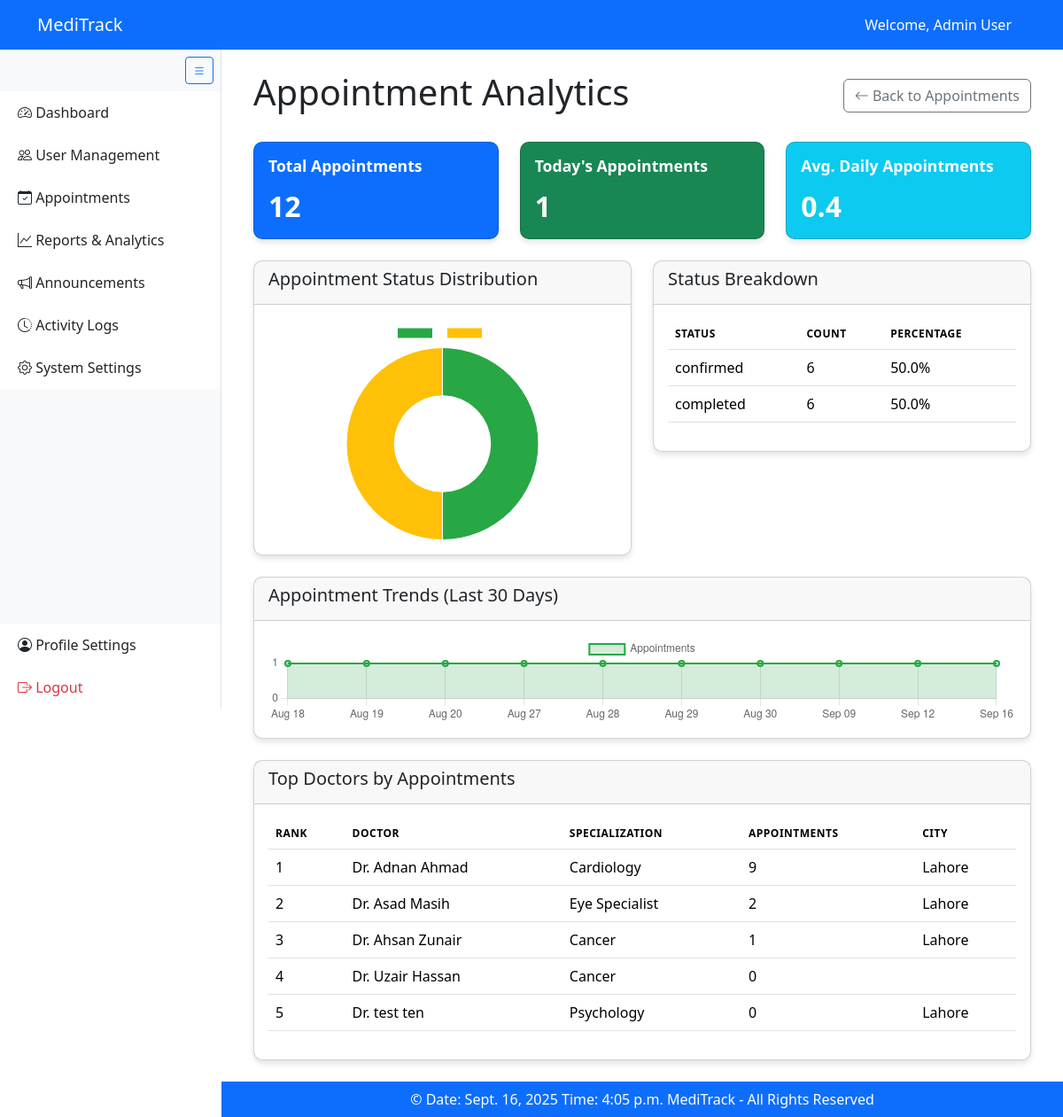
Page /appointment_analytics/ (signed in) on the committed database.
### MediTrackApp/models.py (models this page shows, shortened)
class User(AbstractUser):
    ROLE_CHOICES = [
        ("admin", "Admin"),
        ("patient", "Patient"),
        ("doctor", "Doctor"),
    ]
    GENDER_CHOICES = [
        ("M", "Male"),
        ("F", "Female"),
        ("O", "Other"),
    ]
    phone_number = PhoneNumberField(region="PK", blank=True)
    gender = models.CharField(max_length=10, choices=GENDER_CHOICES, blank=True)
    date_of_birth = models.DateField(null=True, blank=True)
    profile_pic = models.ImageField(upload_to="profile_pics/", validators=[validate_file_extension], blank=True, null=True)
    role = models.CharField(max_length=50, choices=ROLE_CHOICES, default="patient")
    is_active = models.BooleanField(default=True)

class DoctorProfile(models.Model):
    user = models.OneToOneField(User, related_name="doctor_profile", on_delete=models.CASCADE)
    specialization = models.CharField(max_length=100, blank=True)
    qualifications = models.TextField(blank=True)
    hospital = models.CharField(max_length=100, blank=True)
    city = models.CharField(max_length=100, blank=True)
    license_number = models.CharField(max_length=50, unique=True, blank=True, null=True)
    consultation_fee = models.PositiveIntegerField(default=2000)
    available_days = models.JSONField(default=list, blank=True)
    available_time_slots = models.JSONField(default=list, blank=True)
    class Meta:
        indexes = [
            models.Index(fields=["specialization"]),
            models.Index(fields=["city"]),
        ]

### MediTrackApp/decorators.py (the view)
        def wrapper(request, *args, **kwargs):
            if not request.user.is_authenticated:
                return redirect('login')
            if request.user.role not in allowed_roles:
                raise PermissionDenied
            return view_func(request, *args, **kwargs)

### MediTrackApp/templates/admin/appointment_analytics.html (shortened to what this page needs)
{% extends 'base.html' %}
{% load static %}
{% block extra_css %}
<link rel="stylesheet" href="{% static 'css/admin/appoinment_analytics.css' %}">
{% endblock %}
{% block content %}
<div class="container-fluid">
    <div class="d-flex justify-content-between align-items-center mb-4">
        <h1>Appointment Analytics</h1>
        <a href="{% url 'appointment_management' %}" class="btn btn-outline-secondary">
            <i class="bi bi-arrow-left"></i> Back to Appointments
        </a>
    </div>
    <div class="row mb-4">
        <div class="col-md-4">
            <div class="card text-white bg-primary">
                <div class="card-body">
                    <h5 class="card-title">Total Appointments</h5>
                    <h2 class="card-text">{{ total_appointments }}</h2>
                </div>
            </div>
        </div>
        <div class="col-md-4">
            <div class="card text-white bg-success">
                <div class="card-body">
                    <h5 class="card-title">Today's Appointments</h5>
                    <h2 class="card-text">{{ today_appointments }}</h2>
                </div>
            </div>
        </div>
        <div class="col-md-4">
            <div class="card text-white bg-info">
                <div class="card-body">
                    <h5 class="card-title">Avg. Daily Appointments</h5>
                    <h2 class="card-text">{{ avg_daily }}</h2>
                </div>
            </div>
        </div>
    </div>
    <div class="row mb-4">
        <div class="col-md-6">
            <div class="card">
                <div class="card-header">
                    <h5>Appointment Status Distribution</h5>
                </div>
                <div class="card-body">
                    <canvas id="statusChart" height="250"></canvas>
                </div>
            </div>
        </div>
        <div class="col-md-6">
            <div class="card">
                <div class="card-header">
                    <h5>Status Breakdown</h5>
                </div>
                <div class="card-body">
                    <div class="table-responsive">
                        <table class="table">
                            <thead>
                                <tr>
                                    <th>Status</th>
                                    <th>Count</th>
                                    <th>Percentage</th>
                                </tr>
                            </thead>
                            <tbody>
                                {% for status in status_counts %}
                                <tr>
                                    <td>{{ status.status|default:"Status Not found" }}</td>
                                    <td>{{ status.count }}</td>
                                    <td>{{ status.percentage }}%</td>
                                </tr>
                                {% endfor %}
                            </tbody>
                        </table>
                    </div>
                </div>
            </div>
        </div>
    </div>
    <div class="row mb-4">
        <div class="col-md-12">
            <div class="card">
                <div class="card-header">
                    <h5>Appointment Trends (Last 30 Days)</h5>
                </div>
                <div class="card-body">
                    <canvas id="trendsChart" height="100"></canvas>
                </div>
            </div>
        </div>
    </div>
    <div class="row">
        <div class="col-md-12">
            <div class="card">
                <div class="card-header">
                    <h5>Top Doctors by Appointments</h5>
                </div>
                <div class="card-body">
                    <div class="table-responsive">
                        <table class="table table-hover">
                            <thead>
                                <tr>
                                    <th>Rank</th>
                                    <th>Doctor</th>
                                    <th>Specialization</th>
                                    <th>Appointments</th>
                                    <th>City</th>
                                </tr>
                            </thead>
                            <tbody>
                                {% for doctor in top_doctors %}
                                <tr>
                                    <td>{{ forloop.counter }}</td>
                                    <td>Dr. {{ doctor.user.get_full_name }}</td>
                                    <td>{{ doctor.specialization }}</td>
                                    <td>{{ doctor.appointment_count }}</td>
                                    <td>{{ doctor.city }}</td>
                                </tr>
                                {% endfor %}
                            </tbody>
                        </table>
                    </div>
                </div>
            </div>
        </div>
    </div>
</div>
<script>
// Status Distribution Chart
const statusCtx = document.getElementById('statusChart').getContext('2d');
const statusChart = new Chart(statusCtx, {
    type: 'doughnut',
    data: {
        labels: [
            {% for status in status_counts %}
                '{{ status.get_status_display }}',
            {% endfor %}
        ],
        datasets: [{
            data: [
                {% for status in status_counts %}
                    {{ status.count }},
                {% endfor %}
            ],
            backgroundColor: [
                '#28a745', // Confirmed - green
                '#ffc107', // Pending - yellow
                '#dc3545', // Cancelled - red
                '#17a2b8', // Completed - teal
            ],
            borderWidth: 1
        }]
    },
    options: {
        responsive: true,
        maintainAspectRatio: false,
    }
});
// Trends Chart
const trendsCtx = document.getElementById('trendsChart').getContext('2d');
const trendsChart = new Chart(trendsCtx, {
    type: 'line',
    data: {
        labels: [
            {% for day in weekly_data %}
                '{{ day.date|date:"M d" }}',
            {% endfor %}
        ],
        datasets: [{
            label: 'Appointments',
            data: [
                {% for day in weekly_data %}
                    {{ day.count }},
                {% endfor %}
            ],
            backgroundColor: 'rgba(40, 167, 69, 0.2)',
            borderColor: 'rgba(40, 167, 69, 1)',
            borderWidth: 2,
            tension: 0.4,
            fill: true
        }]
    },
    options: {
        responsive: true,
        maintainAspectRatio: false,
        scales: {
            y: {
                beginAtZero: true,
                ticks: {
                    stepSize: 1
                }
            }
        }
    }
});
</script>
{% endblock %}

### templates/base.html (shortened to what this page needs)
{% load static %}
<!DOCTYPE html>
<html lang="en">
<head>
    <link href="https://cdn.jsdelivr.net/npm/bootstrap@5.3.3/dist/css/bootstrap.min.css" rel="stylesheet">
    <link href="https://cdn.jsdelivr.net/npm/bootstrap-icons@1.11.3/font/bootstrap-icons.css" rel="stylesheet">
    <link rel="stylesheet" href="{% static 'CSS/base.css' %}">
    {% block extra_css %}{% endblock %}
</head>
<body>
    <nav class="navbar navbar-dark bg-primary fixed-top" id="main-navbar">
        <div class="container">
            <span class="navbar-brand">MediTrack</span>
            <div>
                {% if user.is_authenticated %}
                    <span class="text-white me-3">Welcome, {{ user.get_full_name }}</span>
                {% else %}
                    <a href="{% url 'login' %}" class="btn btn-outline-light btn-lg me-2">Login</a>
                    <a href="{% url 'register' %}" class="btn btn-outline-light btn-lg">Register</a>
                {% endif %}
            </div>
        </div>
    </nav>
 {% if user.is_authenticated %}
    <div id="sidebar" class="bg-light border-end position-fixed d-flex flex-column">
        <div class="p-2 text-end d-none d-lg-block">
            <button id="sidebarToggle" class="btn btn-sm btn-outline-primary">
                <i class="bi bi-list"></i>
            </button>
        </div>
        <div class="list-group list-group-flush flex-grow-1">
            {% if user.role == 'admin' %}
                 {% include 'partials/admin_sidebar.html' %}
                 {% elif user.role == 'doctor' %}
                 {% include 'partials/doctor_sidebar.html' %}
                 {% elif user.role == 'patient' %}
                 {% include 'partials/patient_sidebar.html' %}
            {% endif %}
            <div class="mt-auto">
                <a href="{% url 'edit_profile' %}" class="list-group-item list-group-item-action">
                    <i class="bi bi-person-circle"></i> <span class="link-text">Profile Settings</span>
                </a>
                <a href="{% url 'logout' %}" class="list-group-item list-group-item-action text-danger">
                    <i class="bi bi-box-arrow-right"></i> <span class="link-text">Logout</span>
                </a>
            </div>
        </div>
    </div>
    {% endif %}
    <div id="main-content" class="p-4 {% if not user.is_authenticated %}full-width{% endif %}">
        {% block content %}{% endblock %}
    </div>
    <footer class="bg-primary text-white text-center py-2 {% if not user.is_authenticated %}full-width{% endif %}" id="main-footer">
        &copy; Date: {% now "DATE_FORMAT" %} Time: {% now "TIME_FORMAT" %} MediTrack - All Rights Reserved
    </footer>
</body>
</html>

### static/css/base.css (style rules this page uses)
#sidebar { width: 250px; top: 56px; bottom: 0; height: calc(100vh - 56px); transition: all 0.3s; z-index: 1000; overflow-y: auto; }
#main-content { margin-left: 250px; padding-top: 80px; padding-bottom: 20px; transition: all 0.3s; min-height: calc(100vh - 56px - 40px); }
#main-footer { margin-left: 250px; transition: all 0.3s; }
#sidebar .list-group-item { border: none; padding: 12px 20px; font-weight: 500; white-space: nowrap; }
body { padding-top: 56px; }

### static/css/admin/appoinment_analytics.css (style rules this page uses)
.card { border-radius: 10px; box-shadow: 0 4px 6px rgba(0, 0, 0, 0.1); }
.table th { font-weight: 600; text-transform: uppercase; font-size: 0.75rem; letter-spacing: 0.5px; }
#statusChart, #trendsChart { max-height: 250px; }
.card .card-title { font-size: 1.1rem; font-weight: 600; margin-bottom: 1rem; }
.card .card-text { font-size: 2rem; font-weight: 700; }

### rows in the picture
User: get_full_name "Admin User"
DoctorProfile: user.get_full_name "Adnan Ahmad", specialization "Cardiology", appointment_count "9", city "Lahore"
DoctorProfile: user.get_full_name "Asad Masih", specialization "Eye Specialist", appointment_count "2", city "Lahore"
DoctorProfile: user.get_full_name "Ahsan Zunair", specialization "Cancer", appointment_count "1", city "Lahore"
DoctorProfile: user.get_full_name "Uzair Hassan", specialization "Cancer", appointment_count "0"
DoctorProfile: user.get_full_name "test ten", specialization "Psychology", appointment_count "0", city "Lahore"

### other values in the picture
{{ total_appointments }} "12"
{{ today_appointments }} "1"
{{ avg_daily }} "0.4"
{{ status.status|default:"Status Not found" }} "confirmed" "completed"
{{ status.count }} "6" "6"
{{ status.percentage }} "50.0" "50.0"
chart data {{ status.count }} 6, 6
